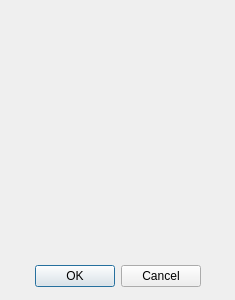
<?xml version="1.0" encoding="UTF-8"?>
<ui version="4.0">
 <class>dlgCodingBook</class>
 <widget class="QDialog" name="dlgCodingBook">
  <property name="geometry">
   <rect>
    <x>0</x>
    <y>0</y>
    <width>235</width>
    <height>300</height>
   </rect>
  </property>
  <property name="windowTitle">
   <string>Dialog</string>
  </property>
  <property name="locale">
   <locale language="English" country="UnitedStates"/>
  </property>
  <widget class="QDialogButtonBox" name="buttonBox">
   <property name="geometry">
    <rect>
     <x>-140</x>
     <y>260</y>
     <width>341</width>
     <height>32</height>
    </rect>
   </property>
   <property name="orientation">
    <enum>Qt::Horizontal</enum>
   </property>
   <property name="standardButtons">
    <set>QDialogButtonBox::Cancel|QDialogButtonBox::Ok</set>
   </property>
  </widget>
  <widget class="QLabel" name="label">
   <property name="geometry">
    <rect>
     <x>10</x>
     <y>10</y>
     <width>214</width>
     <height>236</height>
    </rect>
   </property>
   <property name="text">
    <string/>
   </property>
   <property name="pixmap">
    <pixmap>book.bmp</pixmap>
   </property>
  </widget>
 </widget>
 <resources/>
 <connections>
  <connection>
   <sender>buttonBox</sender>
   <signal>accepted()</signal>
   <receiver>dlgCodingBook</receiver>
   <slot>accept()</slot>
   <hints>
    <hint type="sourcelabel">
     <x>248</x>
     <y>254</y>
    </hint>
    <hint type="destinationlabel">
     <x>157</x>
     <y>274</y>
    </hint>
   </hints>
  </connection>
  <connection>
   <sender>buttonBox</sender>
   <signal>rejected()</signal>
   <receiver>dlgCodingBook</receiver>
   <slot>reject()</slot>
   <hints>
    <hint type="sourcelabel">
     <x>316</x>
     <y>260</y>
    </hint>
    <hint type="destinationlabel">
     <x>286</x>
     <y>274</y>
    </hint>
   </hints>
  </connection>
 </connections>
</ui>
